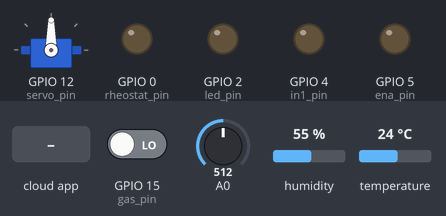
A sketch run on a simulated ESP8266 (NodeMCU). Parts: servo, output pins drawn as LEDs (lit = HIGH). The inputs (shaded band) are chosen by the test bench; at power-on: A0 = 512, GPIO 15 (gas_pin) LOW, humidity 55 %, temperature 24 °C. WiFi joins after 1.5 s; servers stay silent unless stated; the Firebase database answers and starts empty; what the sketch prints to the serial monitor is not drawn.

Above: at 2.7 s.
2.8 s: the phone or cloud app sets light to 1
At 4.5 s:
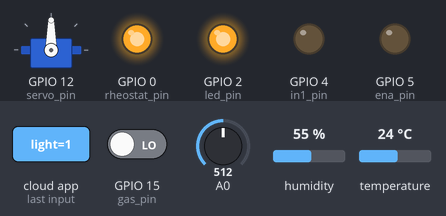
4.8 s: the phone or cloud app sets door to 1
At 6.7 s:
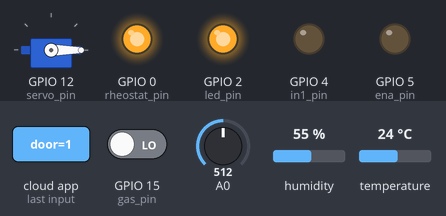
7.3 s: the phone or cloud app sets fan to 1
At 8.3 s:
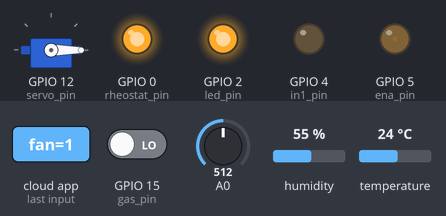
9.3 s: A0 set to 33
14.0 s: A0 set to 27
At 16.7 s:
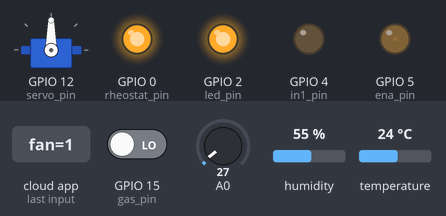
17.7 s: the phone or cloud app sets light to 0
At 20.2 s:
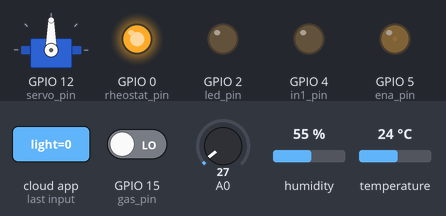
Timing chart, 0 to 21.4 s (numbered marks = the images above; inputs shaded):
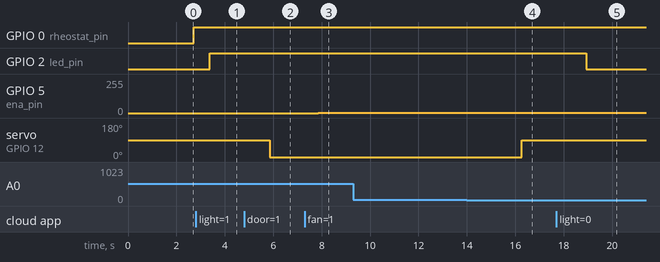

Measured:
- the behaviour switches between 30 and 29 on A0 (found by bisection; images 3 and 4)
- after the input at 2.8 s, GPIO 2 (led_pin): LOW → HIGH after 0.58 s
- after the input at 4.8 s, servo on GPIO 12 (servo_pin): 90° → 0° after 1.1 s
- after the input at 7.3 s, GPIO 5 (ena_pin): 0/255 → 1/255 after 0.55 s
- after the input at 9.3 s, every drawn part: stays the same
- after the input at 14.0 s, servo on GPIO 12 (servo_pin): 0° → 90° after 2.3 s
- after the input at 17.7 s, GPIO 2 (led_pin): HIGH → LOW after 1.2 s

The sketch:

FirebaseDemo_ESP8266.ino
```cpp
#include <ESP8266WiFi.h>
#include <FirebaseArduino.h>
#include "DHT.h"
#include <Servo.h>

#define DHTType DHT11


#define FIREBASE_HOST "smarthome-6ad5a-default-rtdb.firebaseio.com"
#define FIREBASE_AUTH "FPpQ10lDZV6OzQXLoVycJRRV2VUT8i28bmMrdxtQ"

// #define WIFI_SSID "banh"
// #define WIFI_PASSWORD "12345678"
// #define WIFI_SSID "mangmiennui"
// #define WIFI_PASSWORD "bkdn2003"
#define WIFI_SSID "Hello"
#define WIFI_PASSWORD "012345678"

int led_pin = 2; // D4
int led_val;

int dht_pin = 14; // D5
float humidity;
float temperatureC;
float temperatureF;


int gas_pin = 15; // D8
int gas_val;

int rheostat_pin = 0; // A0
int rheostat_val;

int servo_pin = 12; // D6
int servo_val = 0;

int ena_pin = 5; // D1
int in1_pin = 4; // D2
int in2_pin = 0; // D3
int dc_val;

int door;
int open_door = 0;
int max_rheo = 0;

DHT HT(dht_pin,DHTType);
Servo servo;

void setup() {
  pinMode(led_pin,OUTPUT);

  HT.begin();

  servo.attach(servo_pin);

  pinMode(gas_pin,INPUT);

  pinMode(in1_pin,OUTPUT);
  pinMode(in2_pin,OUTPUT);
  pinMode(ena_pin,OUTPUT);

  Serial.begin(9600);

  // connect to wifi.
  WiFi.begin(WIFI_SSID, WIFI_PASSWORD);
  Serial.print("connecting");
  while (WiFi.status() != WL_CONNECTED) {
    Serial.print(".");
    delay(500);
  }
  Serial.println();
  Serial.print("connected: ");
  Serial.println(WiFi.localIP());

  Firebase.begin(FIREBASE_HOST, FIREBASE_AUTH);
}

void loop() {

  led_val = Firebase.getInt("light");
  if (led_val == 1){
    digitalWrite(led_pin, HIGH);
  } else {
    digitalWrite(led_pin, LOW);
  }


  humidity = HT.readHumidity();
  temperatureC = HT.readTemperature();
  temperatureF = HT.readTemperature(true);
  Firebase.setFloat("hum", humidity);
  Firebase.setFloat("tempC", temperatureC);
  Firebase.setFloat("tempF", temperatureF);

  gas_val = digitalRead(gas_pin);
  Firebase.setInt("gas", gas_val);

  door = Firebase.getInt("door");
  rheostat_val = analogRead(rheostat_pin);

  if (door == 1) {
    servo.write(0);
  } else {
    servo.write(90);

  }

  max_rheo = max(max_rheo,rheostat_val);
  if (door == 0){
    max_rheo = 0;
  } else
  if (max_rheo > 40 && rheostat_val<30) {
    door = 0;
    Firebase.setInt("door",0);
  }

  // if (door) {
  //   servo_val = 0;
  // } else {
  //   servo_val = 90;
  // }


  // Firebase.setInt("servo",servo_val);
  Firebase.setInt("rheostat",rheostat_val);


  dc_val = Firebase.getInt("fan");
  digitalWrite(in1_pin,LOW);
  digitalWrite(in2_pin,HIGH);
  analogWrite(ena_pin,dc_val);

  delay(500);


}
```
